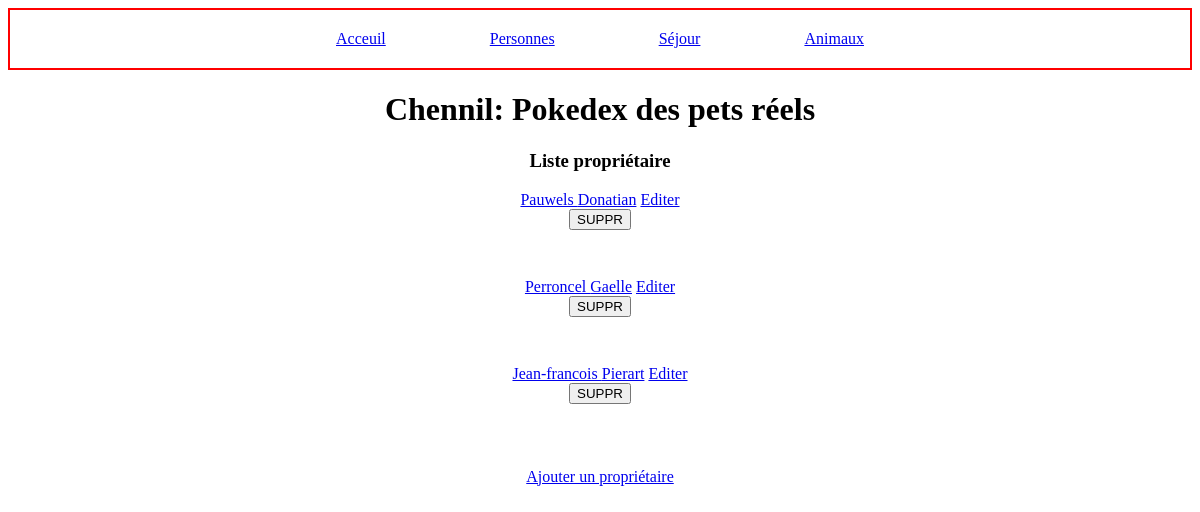
/person, run on an earlier commit of the app's database.
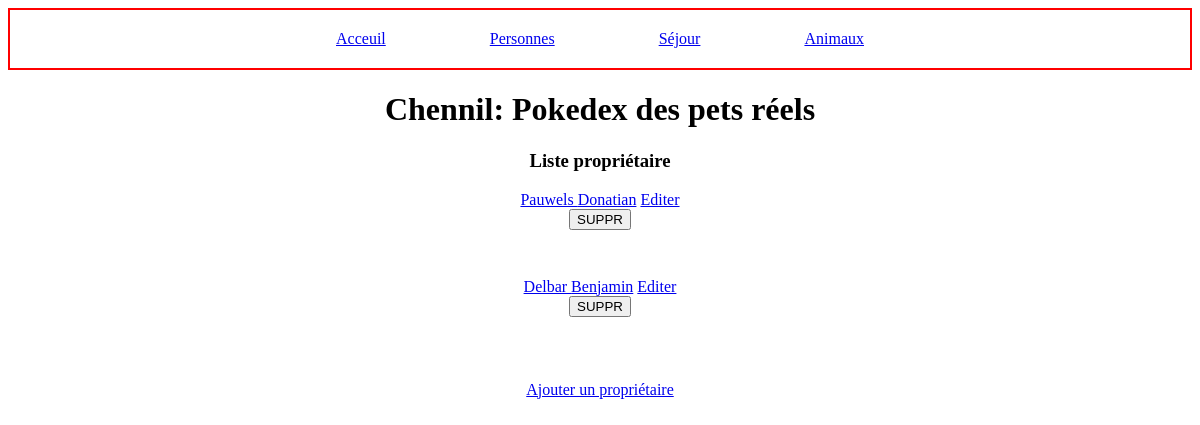
And on a later commit of the database.
### tables this page shows
CREATE TABLE IF NOT EXISTS `t_persons` (
  `id` int(11) NOT NULL AUTO_INCREMENT,
  `name_person` varchar(50) NOT NULL,
  `firstname_person` varchar(50) NOT NULL,
  `bday_person` date NOT NULL,
  `email_person` varchar(120) NOT NULL,
  `phone_person` varchar(12) NOT NULL,
  PRIMARY KEY (`id`)
);

### Controllers/PersonController.php (called while the page is built, shortened)
<?php
class PersonController extends Controller
{
    public function index()
    {
        $persons = Person::all();
        include('../Views/Persons/listPerson.php');
    }
}

### Public/index.php (called while the page is built, shortened)
<?php
$router = new Router();
?>

### Models/dao/DAO.php (called while the page is built, shortened)
<?php
abstract class DAO implements DAOInterface {
    protected $db;
    protected $table;
    public function __construct ($table) {
        $this->table = $table;
        $this->db = new PDO('mysql:host=localhost;dbname=chenildp', 'root', '');
        $this->db->setAttribute(PDO::ATTR_ERRMODE, PDO::ERRMODE_EXCEPTION);
    }
    public function fetch_all () {
        $statement = $this->db->prepare("SELECT * FROM {$this->table}");
        try {
            $statement->execute();
            $results = $statement->fetchAll(PDO::FETCH_ASSOC);
            if ($results) {
                $list = array();
                foreach($results as $result) {
                    array_push($list, $this->create($result));
                }
                return $list;
            }
            return false;
        } catch (PDOException $exception) {
            var_dump($exception);
        }
    }
}

### Models/Entities/Entity.php (called while the page is built, shortened)
<?php
abstract class Entity implements EntityInterface {
    public static function all () {
        return (new static::$dao_name())->fetch_all();
    }
}

### Models/dao/PersonDAO.php (called while the page is built, shortened)
<?php
class PersonDAO extends DAO
{
    public function create($data)
    {
        if (!is_object($data)) {
            return new Person(
                isset($data['id']) ? $data['id'] : 0,
                $data['name_person'],
                $data['firstname_person'],
                $data['bday_person'],
                $data['email_person'],
                $data['phone_person'],
            );
        }
        return false;
    }
}

### Models/Entities/Person.php (called while the page is built, shortened)
<?php
class Person extends Entity {
    public function __construct ($id, $name, $firstname, $bday, $email, $phone, $animals = false) {
        $this->id = $id;
        $this->name = $name;
        $this->firstname = $firstname;
    }
    public function __get ($prop) {
        if (property_exists($this, $prop)) {
            return $this->$prop;
        }
    }
}

### Views/Persons/listPerson.php (the view, shortened to what this page needs)
<!DOCTYPE html>
<html lang="en">
<head>
    <link href="/css/css.css" rel="stylesheet">
</head>
<body>
    <nav id=nav>
        <ul>
            <li><a href="/home">Acceuil</a></li>
            <li><a href="/person">Personnes</a></li>
            <li><a href="/boarding">Séjour</a></li>
            <li><a href="/animal">Animaux</a></li>
        </ul>
    </nav>
    <div class="title">
        <h1>Chennil: Pokedex des pets réels</h1>
        <h3>Liste propriétaire</h3>
    </div>
    <div class=container>
        <?php if (isset($persons) && !empty($persons)) : ?>
            <ul>
                <?php foreach ($persons as $person) : ?>
                    <li class=data><a href="/person/show/<?= $person->id; ?>"><?= $person->name; ?> <?= $person->firstname; ?></a>
                        <a href="/person/edit/<?= $person->id; ?>">Editer</a>
                        <form action="/person/destroy" method="POST">
                            <input type="submit" value="SUPPR">
                        </form>
                    </li></br>
                <?php endforeach; ?>
            </ul>
        <?php endif; ?>
        <a href="/person/create">Ajouter un propriétaire</a>
    </div>
</body>
</html>

### Router.php (shortened to what this page needs)
<?php
class Router{
    private $get;
    private $data;
    private $request;
    private $actions;
    public function __construct()
    {
        $this->get = $_GET;
        $this->actions = [
            'index',
            'show',
            'create',
            'edit',
            'store',
            'update',
            'destroy'
        ];
        $this->request = array();
        $this->data = $this->parseURI($_SERVER['REQUEST_URI']);
        $this->run();
    }
    private function parseURI ($serveur_uri){
        $serveur_uri = explode("/", substr($serveur_uri, 1));
        return $serveur_uri;
    }
    private function dispatch(){
        if(count($this->data) >= 2 && $this->data[1]){
            if(!in_array($this->data[1], $this->actions)) {
                echo "ERROR ACTION NOT FOUND 404";
                die;
            }
            $this->request['action'] = $this->data[1];
        }
        else{
            $this->request['action'] = "index";
        }
        if(count($this->data) >= 3 && $this->data[2]){
            $this->request['id'] = $this->data[2];
        }
        else{
            $this->request['id'] = false;
        }
    }
    private function run () {
        $this->controller_instance = new $this->request['controller'];
        $data = $this->get;
        if($this->request['id']){
            $this->controller_instance->{$this->request['action']}($this->request['id'], $data);
        }
        else{
            $this->controller_instance->{$this->request['action']}($data);
        }
    }
}
?>

### Public/css/css.css (style rules this page uses)
#nav { border: solid red 2px; text-align: center; padding: 20px; }
#nav ul { list-style-type: none; padding: 0; margin: 0; }
#nav ul li { display: inline; padding: 50px; }
.title { text-align: center; }
.data { margin-bottom: 30px; }
.container { margin-left: 25%; margin-right: 25%; text-align: center; }
.container ul { list-style-type: none; padding: 0; }

What changed in the data, as far as the page shows it:
removed t_persons: name_person "Perroncel", firstname_person "Gaelle"
removed t_persons: name_person "Jean-francois", firstname_person "Pierart"
added t_persons: name_person "Delbar", firstname_person "Benjamin"
